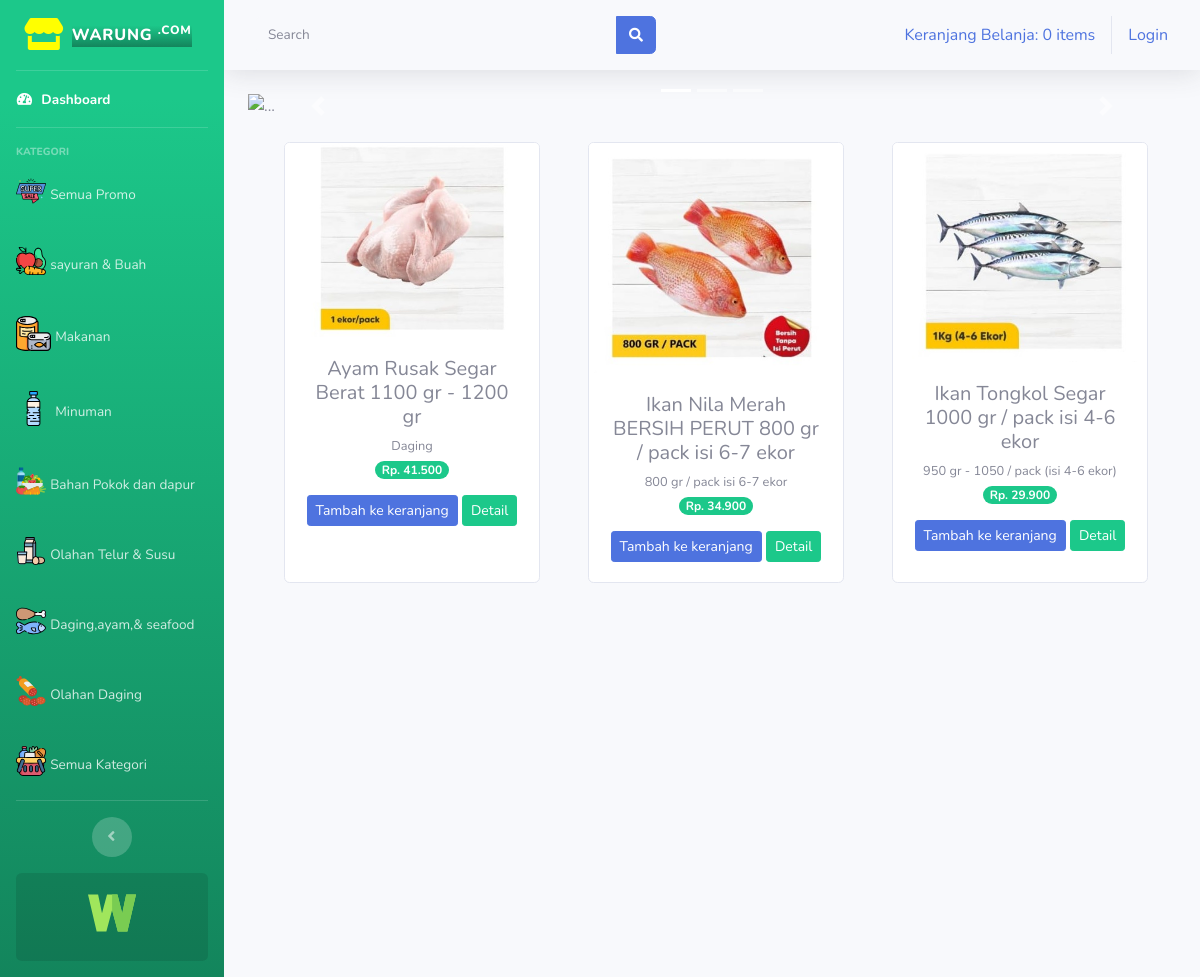
The page /index.php/kategori/daging on the database its author committed.
### tables this page shows
CREATE TABLE `tb_barang` (
  `id_brg` int(11) NOT NULL,
  `nama_brg` varchar(120) NOT NULL,
  `keterangan` varchar(225) NOT NULL,
  `kategori` varchar(60) NOT NULL,
  `harga` int(11) NOT NULL,
  `stock` int(4) NOT NULL,
  `gambar` text NOT NULL
);

### application/controllers/kategori.php (called while the page is built, shortened)
<?php
class Kategori extends CI_Controller{
	public function daging()
	{
		$data['daging'] = $this->model_kategori->data_daging()->result();
		$this->load->view('templates/header');
		$this->load->view('templates/sidebar');
		$this->load->view('daging',$data);
		$this->load->view('templates/footer');
	}
}

### index.php (called while the page is built, shortened)
<?php
require_once BASEPATH.'core/CodeIgniter.php';

### application/models/model_kategori.php (called while the page is built, shortened)
<?php
class Model_kategori extends CI_Model{
	public function data_daging()
	{
		return $this->db->get_where("tb_barang",array('kategori' => 'daging'));
	}
}

### application/views/daging.php (the view, shortened to what this page needs)
<div class="container-fluid">
<div id="carouselExampleIndicators" class="carousel slide" data-bs-ride="carousel">
  <ol class="carousel-indicators">
   <li data-target="#carouselExampleIndicators" data-slide-to="0" class="active"></li>
   <li data-target="#carouselExampleIndicators" data-slide-to="1"></li>
   <li data-target="#carouselExampleIndicators" data-slide-to="2"></li>
</ol>
<div class="carousel-inner">
   <div class="carousel-item active">
    <img src="<?php echo base_url('assets/img/hh.png') ?>" class="d-block w-100" alt="...">
 </div>
 </div>
  <a class="carousel-control-prev" href="#carouselExampleIndicators" role="button" data-slide="prev">
    <span class="carousel-control-prev-icon" aria-hiden="true"></span>
  </a>
  <a class="carousel-control-next" href="#carouselExampleIndicators" role="button" data-slide="next">
      <span class="carousel-control-next-icon" aria-hidden="true"></span>
  </a>
</div>
    <div class="row text-center mt-4">
        <?php foreach ($daging as $brg) : ?>
        <div class="card ml-5 mb-4" style="width: 16rem;">
         <img src="<?php echo base_url().'/uploads/'.$brg->gambar ?>" class="card-img-top" alt="...">
          <div class="card-body">
            <h5 class="card-title mb-1"><?php echo $brg->nama_brg ?></h5>
            <small><?php echo $brg->keterangan ?></small><br>
            <span class="badge badge-pill badge-success mb-3">Rp. <?php echo number_format($brg->harga,  0,',','.') ?></span><br>
            <?php echo anchor('dashboard/tambah_ke_keranjang/'.$brg->id_brg,'<div class="btn btn-sm btn-primary">Tambah ke keranjang</div>') ?>
            <?php echo anchor('dashboard/detail/'.$brg->id_brg,'<div class="btn btn-sm btn-success">Detail</div>') ?>
          </div>
         </div>
        <?php endforeach; ?>
    </div>
</div>

### rows shown on the page
tb_barang: gambar (picture), nama_brg "Ayam Rusak Segar Berat 1100 gr - 1200 gr", keterangan "Daging", harga "41.500", id_brg "Tambah ke keranjang", id_brg "Detail"
tb_barang: gambar (picture), nama_brg "Ikan Nila Merah BERSIH PERUT 800 gr / pack isi 6-7 ekor", keterangan "800 gr / pack isi 6-7 ekor", harga "34.900", id_brg "Tambah ke keranjang", id_brg "Detail"
tb_barang: gambar (picture), nama_brg "Ikan Tongkol Segar 1000 gr / pack isi 4-6 ekor", keterangan "950 gr - 1050 / pack (isi 4-6 ekor)", harga "29.900", id_brg "Tambah ke keranjang", id_brg "Detail"

### other values the page prints
anchor('dashboard/detail_keranjang', $keranjang ) "Keranjang Belanja: 0 items"
anchor('auth/login', 'Login') "Login"
